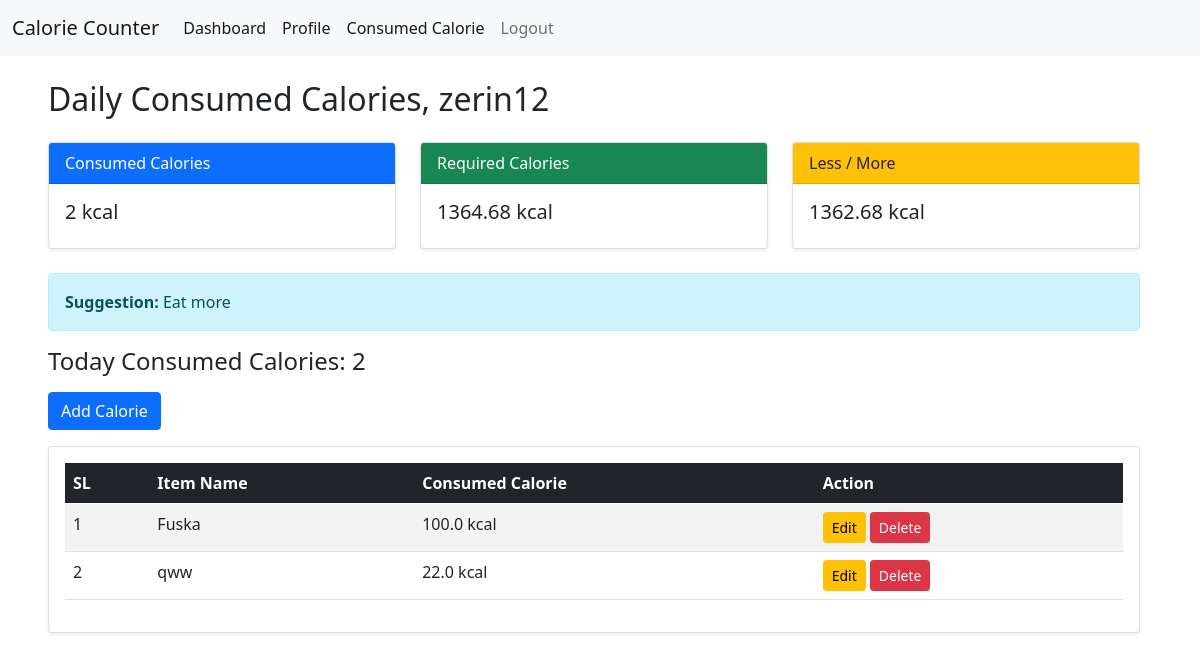
Screenshot of /dashboard/ (signed in) with the database file from the repository.
### Counter_app/models.py (models this page shows, shortened)
class User(AbstractUser):
    def __str__(self):
        return f'{self.username}'

class ConsumedCalories(models.Model):
    item_name = models.CharField(max_length=200, null=True)
    calorie = models.FloatField(null=True)
    created_at = models.DateField(auto_now_add=True, null=True)
    consumed_by = models.ForeignKey(
        User,
        on_delete=models.CASCADE,
        null=True,
        related_name='user_calorie'
    )

### Counter_app/views.py (the view)
# urls.py: path('dashboard/',dashboard, name='dashboard'),
@login_required
def dashboard(request):
    try:
        current_user = request.user
        bmr = round(request.user.user_info.bmr, 2)
    except:
        bmr = 0
    today = date.today()
    today_consumed_data= ConsumedCalories.objects.filter(
        consumed_by = current_user,
        created_at = today
    )
    total_consumed_data = ConsumedCalories.objects.aggregate(
        total_calorie=Sum('calorie'),
        total_count = Count('calorie'),
    )
    total_cal = total_consumed_data['total_count']
    less_more = bmr - total_cal
    if bmr > total_cal:
        suggestion = 'Eat more'
    else:
        suggestion = 'Eat less'
    context={
        'required_calorie' : bmr,
        'today_consumed_data' : today_consumed_data,
        'total_count' : total_consumed_data['total_count'],
        'consumed_calories' : total_cal,
        'less_more' : less_more,
        'suggestion' : suggestion
    }
    return render(request, 'dashboard.html', context)

### Counter_app/templates/dashboard.html
{% extends 'master/base.html' %}
{% block content %}
<div class="container mt-4">
    <h2 class="mb-4">
        Daily Consumed Calories, {{ request.user.username }}
    </h2>
    <div class="row mb-4">
        <div class="col-md-4">
            <div class="card shadow-sm">
                <div class="card-header bg-primary text-white">
                    Consumed Calories
                </div>
                <div class="card-body">
                    <h5 class="card-title">{{ consumed_calories }} kcal</h5>
                </div>
            </div>
        </div>
        <div class="col-md-4">
            <div class="card shadow-sm">
                <div class="card-header bg-success text-white">
                    Required Calories
                </div>
                <div class="card-body">
                    <h5 class="card-title">{{ required_calorie }} kcal</h5>
                </div>
            </div>
        </div>
        <div class="col-md-4">
            <div class="card shadow-sm">
                <div class="card-header bg-warning text-dark">
                    Less / More
                </div>
                <div class="card-body">
                    <h5 class="card-title">{{ less_more }} kcal</h5>
                </div>
            </div>
        </div>
    </div>
    <div class="alert alert-info">
        <strong>Suggestion:</strong> {{ suggestion }}
    </div>
    <h4 class="mb-3">
        Today Consumed Calories: {{ total_count }}
    </h4>
    <a class="btn btn-primary mb-3" href="{% url 'consumed_calories' %}">
        Add Calorie
    </a>
    <div class="card shadow-sm">
        <div class="card-body">
            <table class="table table-striped table-hover">
                <thead class="table-dark">
                    <tr>
                        <th>SL</th>
                        <th>Item Name</th>
                        <th>Consumed Calorie</th>
                        <th>Action</th>
                    </tr>
                </thead>
                <tbody>
                    {% for data in today_consumed_data %}
                    <tr>
                        <td>{{ forloop.counter }}</td>
                        <td>{{ data.item_name }}</td>
                        <td>{{ data.calorie }} kcal</td>
                        <td>
                            <a class="btn btn-sm btn-warning"
                               href="{% url 'edit_calorie' data.id %}">
                                Edit
                            </a>
                            <a class="btn btn-sm btn-danger"
                               href="{% url 'delete_calorie' data.id %}">
                                Delete
                            </a>
                        </td>
                    </tr>
                    {% empty %}
                    <tr>
                        <td colspan="4" class="text-center">
                            No calorie data found today
                        </td>
                    </tr>
                    {% endfor %}
                </tbody>
            </table>
        </div>
    </div>
</div>
{% endblock content %}

### Counter_app/templates/master/base.html (shortened to what this page needs)
<!doctype html>
<html lang="en">
  <head>
    <link href="https://cdn.jsdelivr.net/npm/bootstrap@5.0.2/dist/css/bootstrap.min.css" rel="stylesheet">
  </head>
  <body>
    {% include 'master/nav.html' %}
    <div class="container m-4">
        {% block content %}
        {% endblock content %}
    </div>
  </body>
</html>

### Counter_app/templates/master/nav.html (shortened to what this page needs)
<nav class="navbar navbar-expand-lg navbar-light bg-light">
  <div class="container-fluid">
    <a class="navbar-brand" href="#">Calorie Counter</a>
    <div class="collapse navbar-collapse" id="navbarNav">
      <ul class="navbar-nav">
        {% if request.user.is_authenticated %}
        <li class="nav-item">
          <a class="nav-link active" aria-current="page" href="{% url 'dashboard' %}">Dashboard</a>
        </li>
        <li class="nav-item">
          <a class="nav-link active" aria-current="page" href="{% url 'profile_page' %}">Profile</a>
        </li>
        <li class="nav-item">
          <a class="nav-link active" aria-current="page" href="{% url 'consumed_calories' %}">Consumed Calorie</a>
        </li>
        <li class="nav-item">
          <a class="nav-link" href="{% url 'logout_page' %}">Logout</a>
        </li>
         {% endif %}
      </ul>
    </div>
  </div>
</nav>

### rows the page displays
User: user.username "zerin12"
ConsumedCalories: item_name "Fuska", calorie "100.0"
ConsumedCalories: item_name "qww", calorie "22.0"

### other values shown
{{ consumed_calories }} "2"
{{ required_calorie }} "1364.68"
{{ less_more }} "1362.68"
{{ suggestion }} "Eat more"
{{ total_count }} "2"
